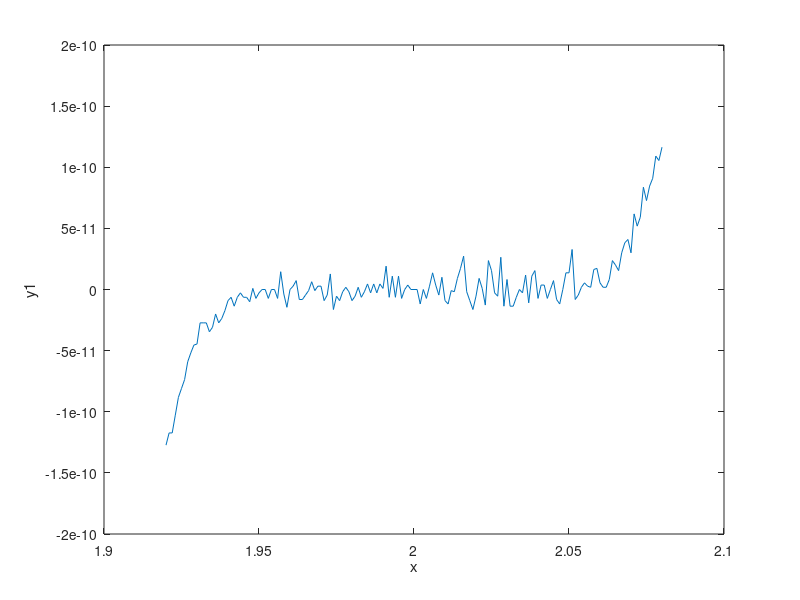
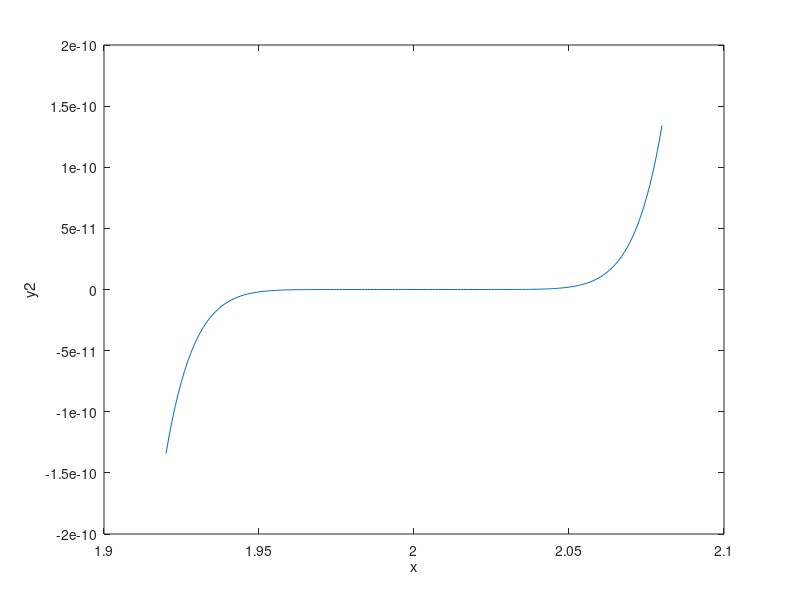

These charts were generated, in order, by the following MATLAB code:
% Check the interval system
clc
clear all
close all
x = [1.920:0.001:2.080];

%% right hand of the polynomial
y1 = x.^9 - 18*x.^8 + 144*x.^7 - 672*x.^6 + 2016*x.^5 - 4032*x.^4 + ...
    5376*x.^3 - 4608*x.^2 + 2304*x - 512;
figure(1)
plot(x, y1)
xlabel('x')
ylabel('y1')

%% left hand of the polynomial
y2 = (x-2).^9;
figure(2)
plot(x, y2)
xlabel('x')
ylabel('y2')